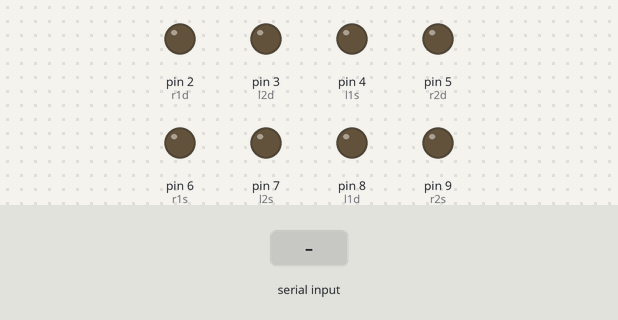
Recording of a sketch running on a simulated Arduino Uno, built with avr-gcc and run on an emulated ATmega328P. On the bench: output pins drawn as LEDs (lit = HIGH). The inputs (shaded band) are chosen by the test bench. What the sketch prints to the serial monitor is not drawn.

Above: at 1.2 s.
1.3 s: "l" received over Serial
At 2.0 s:
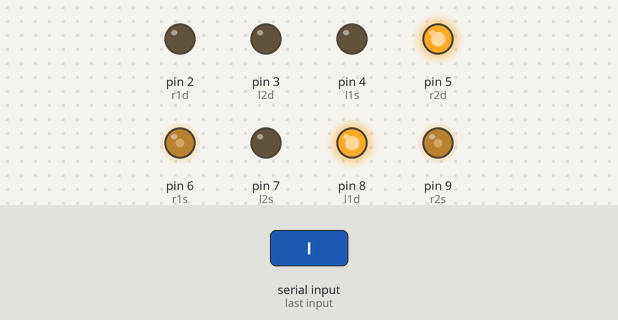
2.8 s: "r" received over Serial
At 3.1 s:
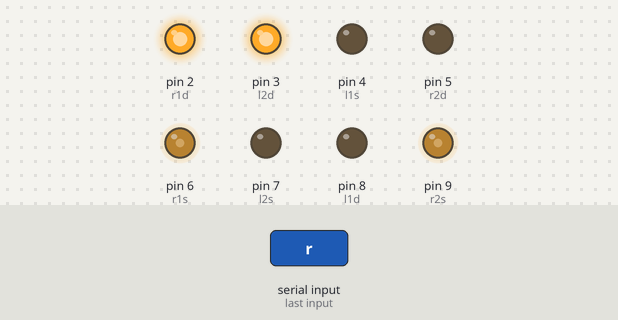
4.3 s: "f" received over Serial
At 5.5 s:
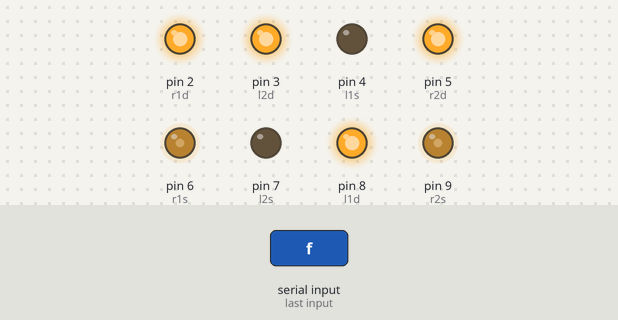
5.8 s: "b" received over Serial
At 6.6 s:
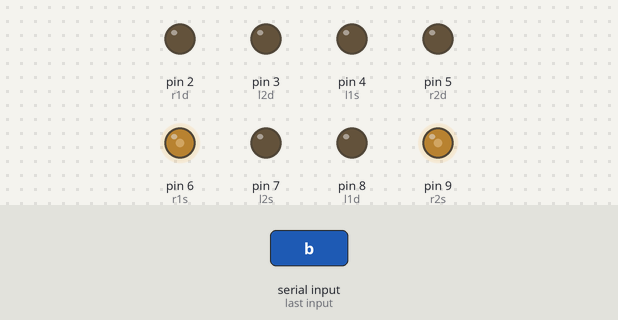
7.3 s: "q" received over Serial
At 7.8 s:
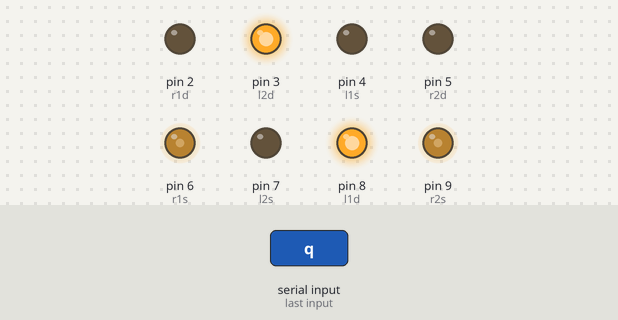
8.8 s: "t" received over Serial
At 10.1 s:
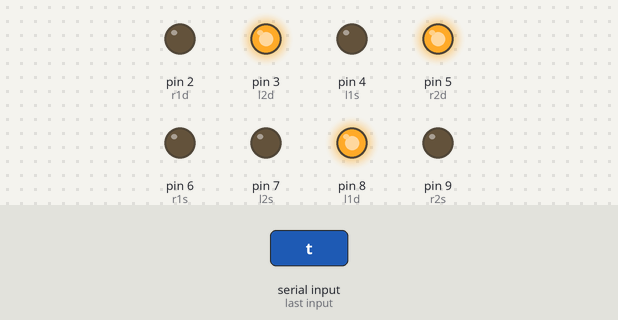
Timing chart, 0 to 11.3 s (numbered marks = the images above; inputs shaded):
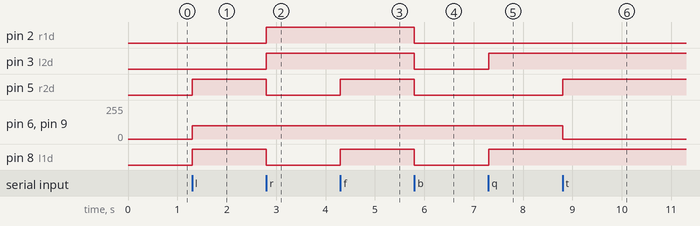

Measured:
- after the input at 1.3 s, pin 5 (r2d), pin 8 (l1d): LOW → HIGH at once; pin 6 (r1s), pin 9 (r2s): 0/255 → 100/255 at once
- after the input at 2.8 s, pin 2 (r1d), pin 3 (l2d): LOW → HIGH at once; pin 5 (r2d), pin 8 (l1d): HIGH → LOW at once
- after the input at 4.3 s, pin 5 (r2d), pin 8 (l1d): LOW → HIGH at once
- after the input at 5.8 s, pin 2 (r1d), pin 3 (l2d), pin 5 (r2d), pin 8 (l1d): HIGH → LOW at once
- after the input at 7.3 s, pin 3 (l2d), pin 8 (l1d): LOW → HIGH at once
- after the input at 8.8 s, pin 5 (r2d): LOW → HIGH at once; pin 6 (r1s), pin 9 (r2s): 100/255 → 0/255 at once

The sketch:

mechanum_bot_with_hc05.ino
```cpp
#define r1s 6
#define l2s 7
#define l1s 4
#define r2s 9
#define r1d 2
#define l2d 3
#define l1d 8
#define r2d 5
char input = 0;
char l,r,f,b,linleft,linright,dlf,dlb,drf,drb,stp;

void setup() {
  pinMode(r1s, OUTPUT);
  pinMode(l2s, OUTPUT);
  pinMode(l1s, OUTPUT);
  pinMode(r2s, OUTPUT);
  pinMode(r1d, OUTPUT);
  pinMode(l2d, OUTPUT);
  pinMode(l1d, OUTPUT);
  pinMode(r2d, OUTPUT);
  Serial.begin(9600);

}
int l1=1, r1=1, f1=1, b1=1;
void loop() {

   if (Serial.available() > 0)
    {
      input = Serial.read();
      Serial.print(input);

    }

      if(input== 'l'){
        if(l1==1){
          stop();
          l1=0;
        }
        left();
        r1=1;
        f1=1;
        b1=1;
      }
      if (input=='r'){
        if(r1==1){
          stop();
          r1=0;
        }
        right();
        f1=1;
        l1=1;
        b1=1;
      }
      if (input=='f'){
        if(f1==1){
          stop();
          f1=0;
        }
        forward();
        r1=1;
        l1=1;
        b1=1;
      }
      if (input=='b'){
        if(b1==1){
          stop();
          b1=0;
        }
        backward();
        r1=1;
        l1=1;
        f1=1;
      }
      if (input== 'q'){
        linearleft();
      }
      if (input== 'x'){
        linearright();
      }
      if (input=='w'){
        d_right_f();
      }
      if (input=='t'){
      d_left_f();
      }
      if(input== 's'){
        stop();
      }
}
void stop(){

  analogWrite(r1s,0);
  analogWrite(l2s,0);
  analogWrite(l1s,0);
  analogWrite(r2s,0);
  digitalWrite(r1d,HIGH);
  digitalWrite(l2d,HIGH);
  digitalWrite(l1d,HIGH);
  digitalWrite(r2d,HIGH);

}
void forward(){
  analogWrite(r1s,100);
  analogWrite(l2s,100);
  analogWrite(l1s,100);
  analogWrite(r2s,100);

  digitalWrite(r1d,HIGH);
  digitalWrite(l2d,HIGH);
  digitalWrite(l1d,HIGH);
  digitalWrite(r2d,HIGH);
}
void backward(){
  analogWrite(r1s,100);
  analogWrite(l2s,100);
  analogWrite(l1s,100);
  analogWrite(r2s,100);

  digitalWrite(r1d,LOW);
  digitalWrite(l2d,LOW);
  digitalWrite(l1d,LOW);
  digitalWrite(r2d,LOW);
}
void left(){
  analogWrite(r1s,100);
  analogWrite(l2s,100);
  analogWrite(l1s,100);
  analogWrite(r2s,100);

  digitalWrite(r1d,LOW);
  digitalWrite(l2d,LOW);
  digitalWrite(l1d,HIGH);
  digitalWrite(r2d,HIGH);
}

void right(){
   analogWrite(r1s,100);
  analogWrite(l2s,100);
  analogWrite(l1s,100);
  analogWrite(r2s,100);

  digitalWrite(r1d,HIGH);
  digitalWrite(l2d,HIGH);
  digitalWrite(l1d,LOW);
  digitalWrite(r2d,LOW);


}
void d_right_b(){
   analogWrite(r1s,100);
  analogWrite(l2s,0);
  analogWrite(l1s,0);
  analogWrite(r2s,100);

  digitalWrite(r1d,LOW);
  digitalWrite(l2d,HIGH);
  digitalWrite(l1d,HIGH);
  digitalWrite(r2d,LOW);
}

void d_right_f(){
   analogWrite(r1s,100);
  analogWrite(l2s,1);
  analogWrite(l1s,0);
  analogWrite(r2s,100);
    digitalWrite(l2d,HIGH);
  digitalWrite(l1d,HIGH);
  digitalWrite(r1d,HIGH);
  digitalWrite(r2d,HIGH);
}

void d_left_b(){
analogWrite(r1s,0);
  analogWrite(l2s,100);
  analogWrite(l1s,100);
  analogWrite(r2s,0);


  digitalWrite(l1d,LOW);
  digitalWrite(r2d,LOW);
}

void d_left_f(){
analogWrite(r1s,0);
  analogWrite(l2s,100);
  analogWrite(l1s,100);
  analogWrite(r2s,0);


  digitalWrite(l1d,HIGH);
  digitalWrite(r2d,HIGH);
}

void linearright(){

 analogWrite(r1s,100);
  analogWrite(l2s,100);
  analogWrite(l1s,100);
  analogWrite(r2s,100);

  digitalWrite(r1d,HIGH);
  digitalWrite(l2d,HIGH);
  digitalWrite(l1d,LOW);
  digitalWrite(r2d,LOW);

}
void linearleft(){
   analogWrite(r1s,100);
  analogWrite(l2s,100);
  analogWrite(l1s,100);
  analogWrite(r2s,100);

  digitalWrite(r1d,LOW);
  digitalWrite(l2d,HIGH);
  digitalWrite(l1d,HIGH);
  digitalWrite(r2d,LOW);

}
```
